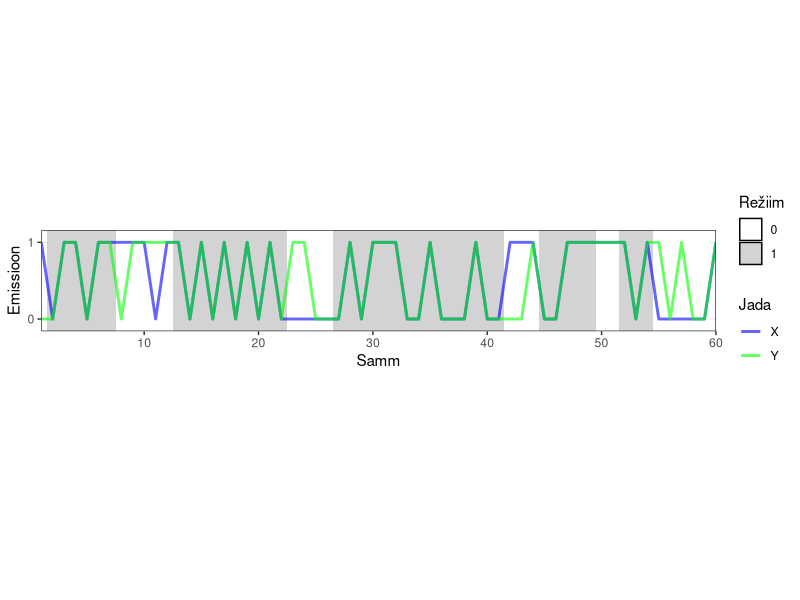
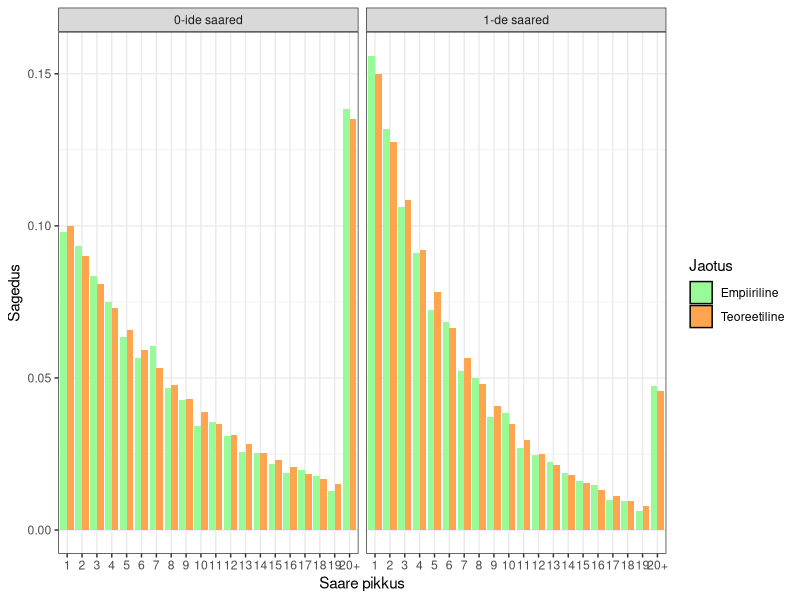
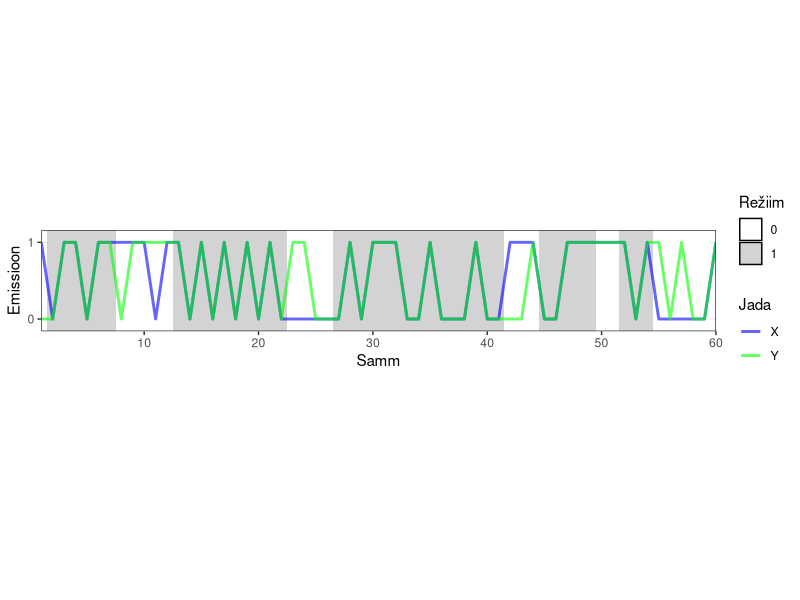
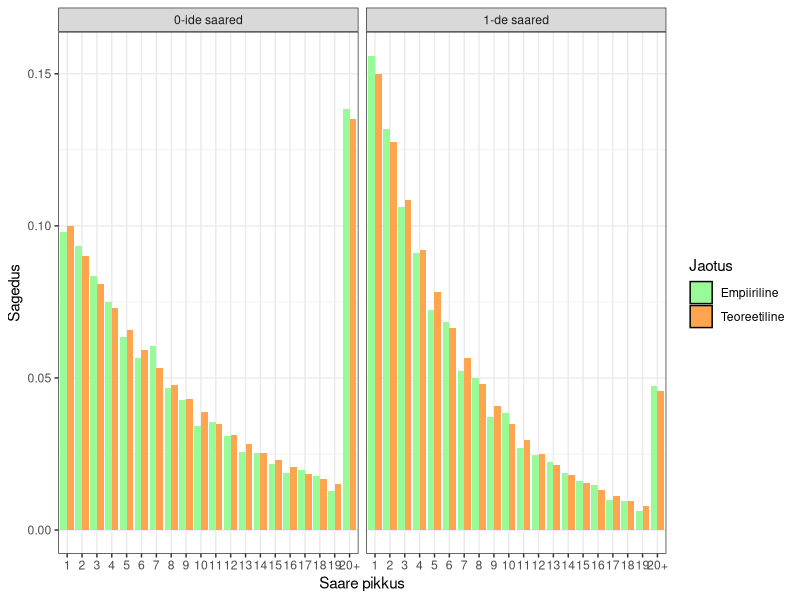

Write the R code that produced these figures, in order.
#Programm sõltuvuse/sõltumatuse saartega VMM-i korral jadade genereerimiseks

library(ggplot2)
library(dplyr)
library(tidyr)

#Bernoulli jaotuse generaator
rber = function(p) {
  return(rbinom(1,1,p))
}

#Graafikul kuvatavate jadade pikkus
n = 60
#järjestikuste 0-ide ja 1-de saarte arv
m = 10000

#q_Z(0|0)
p = 0.9
#q_Z(1|1)
q = 0.85
#P(X=Y|Z=1)
f1 = 0.96

#statsionaarne jaotus
pi_Z = c((q-1)/(q+p-2), (p-1)/(q+p-2))

#Režiimi Z üleminekute generaator
Z_yleminek = function(z) {
  if (z == 0) {
    return((1-rber(p)))
  }
  return(rber(q))
}


#Emissioonide (X,Y) generaator
emissioon = function(z) {
  if (z == 0) {
    x = rber(0.5)
    y = rber(0.5)
    return(c(x,y))
  }
  if (z == 1) {
    s = rber(f1)
    if (s == 1) {
      x = rber(0.5)
      return(c(x,x))
    }
    x = rber(0.5)
    return(c(x,(1-x)))
  }
}
#Jadade X,Y,Z vektorid, 2x pikemad, kui m režiimi ülemineku korral keskmiselt vaja oleks
X = Y = Z = rep(NA, m*(1/(1-p)+1/(1-q)))

#genereerime jadasid, kuni oleme lõpetanud m järjestikuste režiimi olekute saart
i = 0
rez_loendur = 1

Z_esimene = Z_jarg = rber(pi_Z[2])

while (rez_loendur <= m) {
  i = i + 1
  Z[i] = Z_jarg
  u = emissioon(Z[i])
  X[i] = u[1]
  Y[i] = u[2]
  Z_jarg = Z_yleminek(Z[i])
  if (Z[i] != Z_jarg) rez_loendur = rez_loendur + 1
}

#jätame tühjaks jäänud väljad andmetest välja
X = X[1:i]
Y = Y[1:i]
Z = Z[1:i]
t = 1:i

#esimesed n vaatlust
W = data.frame(t,X,Y,Z) %>% filter(t <= n)
W_long = W %>% arrange(t) %>%
  pivot_longer(cols = c(X, Y), names_to = "Jada", values_to = "Seisund")

#Režiimi saarte ristkülikute loomine
Z_saared = W %>%
  mutate(xmin = t - 0.5, xmax = t + 0.5)

#Esimese 60 vaatluse graafik
U_graafik = ggplot() +
  geom_rect(data = Z_saared, 
            aes(xmin = xmin, xmax = xmax, ymin = -Inf, ymax = Inf, fill = factor(Z)), 
            alpha = 1) +
  geom_line(data = W_long, 
            aes(x = t, y = Seisund, group = Jada, color = Jada), 
            size = 1, alpha = 0.6) +
  scale_x_continuous(expand = c(0, 0), 
                     limits = c(1, n)) +
  scale_y_continuous(breaks = c(0, 1), 
                     labels = c("0","1"), 
                     limits = c(-0.1, 1.1)) +
  scale_fill_manual(values = c("0" = "white", "1" = "lightgrey")) +
  scale_color_manual(values = c("X" = "blue", "Y" = "green")) +
  guides(fill = guide_legend(override.aes = list(color = "black", linewidth = 0.5))) +
  theme_bw() +
  theme(panel.grid.minor = element_blank(),
        aspect.ratio = 0.15) +
  labs(#title = sprintf("Varjatud Markovi Mudel, p = %0.2f, q = %0.2f, P(X=Y|Z=1) = %0.2f", p, q, f1),
       x = "Samm",
       y = "Emissioon",
       fill = "Režiim",
       color = "Jada")

ggsave(filename = sprintf("VMM_esimesed_%d_graafik.pdf", n),
       plot = U_graafik,
       device = "pdf",
       width = 24,
       height = 6,
       units = "cm")
U_graafik

#Leiame järjestikuste 0-ide ja 1-de saarte pikkused
#Loome andmestiku saarte pikkuste sagedustest mõlema režiimi korral.
saared = rle(Z)
saared_df = data.frame(
  seisund = factor(saared$values),
  pikkus = pmin(saared$lengths, 20)) %>%
  group_by(seisund, pikkus) %>%
  summarise(sagedus = n(), .groups = 'drop_last') %>%
  mutate(p = sagedus / (m/2), tyyp = "Empiiriline")

#loome sarnase tabeli 
teoreetilised_df = 
  expand.grid(seisund = c("0", "1"),
              pikkus = 1:20) %>%
  mutate(p = ifelse(seisund == "0", dgeom(pikkus - 1, 1-p), dgeom(pikkus - 1, 1-q)),
         tyyp = "Teoreetiline") %>% 
  group_by(seisund) %>%
  mutate(p = ifelse(pikkus == 20, 1 - sum(p[pikkus < 20]), p))

#ühendame andmestikud
vordlus_df <- bind_rows(saared_df, teoreetilised_df)

#loome empiiriliste ja teoreetiliste jaotuste tulpdiagrammid
x_labels <- c(as.character(1:19), "20+")

jaotused = ggplot(vordlus_df, aes(x = factor(pikkus), y = p, fill = tyyp)) +
  geom_bar(stat = "identity", position = "dodge") +
  facet_wrap(~seisund, scales = "free_x", 
             labeller = as_labeller(c("0" = "0-ide saared", "1" = "1-de saared"))) +
  scale_x_discrete(labels = x_labels) + 
  scale_fill_manual(values = c("Empiiriline" = "palegreen", "Teoreetiline" = "tan1")) +
  guides(fill = guide_legend(override.aes = list(color = "black", linewidth = 0.5))) +
  theme_bw() +
  labs(x = "Saare pikkus",
       y = "Sagedus",
       fill = "Jaotus")
ggsave(filename = "VMM_saarte_pikkused.pdf",
       plot = jaotused,
       device = "pdf",
       width = 24,
       height = 12,
       units = "cm")
jaotused
